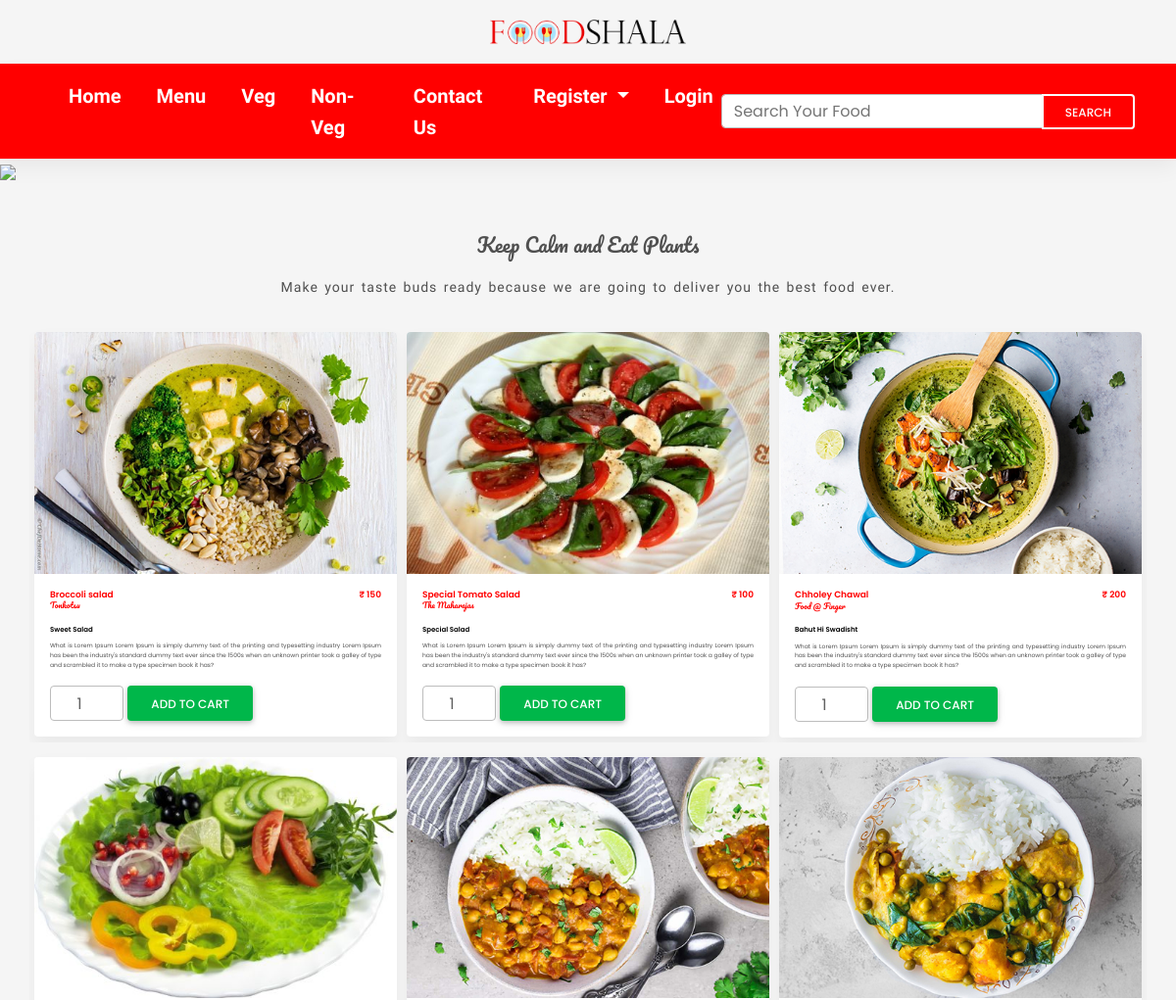
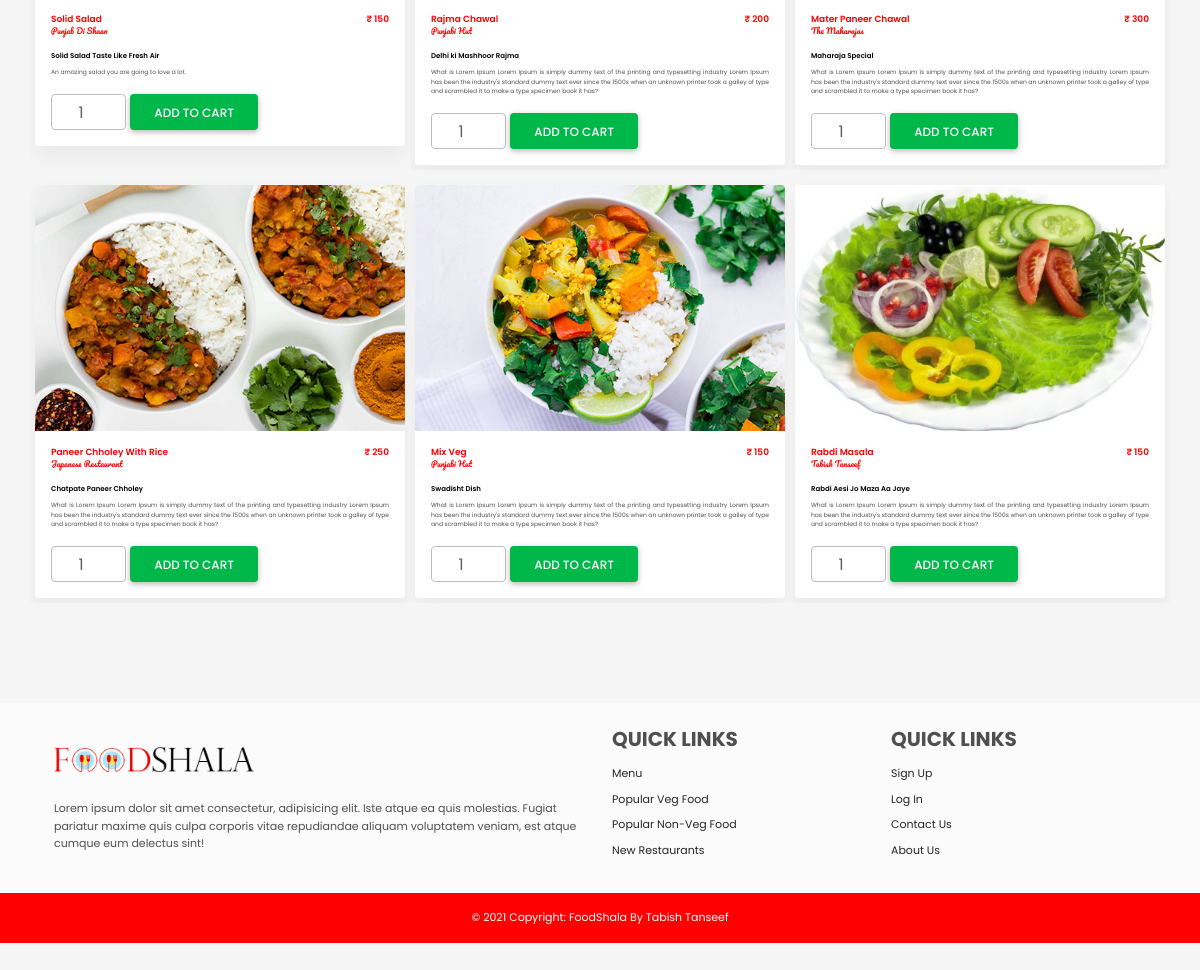
The page /veg.php on the database its author committed (2 pictures, top to bottom).
### tables this page shows
CREATE TABLE `dish` (
  `id` int(11) NOT NULL,
  `name` varchar(50) NOT NULL,
  `category` varchar(20) NOT NULL,
  `price` varchar(10) NOT NULL,
  `qty` int(11) NOT NULL,
  `tagline` varchar(100) NOT NULL,
  `description` text NOT NULL,
  `image` varchar(100) NOT NULL,
  `restaurant_id` int(11) NOT NULL,
  `restaurant_name` varchar(100) NOT NULL
);

### veg.php (the view, shortened to what this page needs)
<?php
include("includes/db.php");
?>
<!DOCTYPE html>
<html lang="en">
  <head>
    <link rel="stylesheet" href="https://use.fontawesome.com/releases/v5.11.2/css/all.css" />
    <link rel="stylesheet" href="css/mdb.min.css" />
    <link rel="stylesheet" href="css/style.css" />
  </head>
  <body>
<?php include('header.php'); ?>
<img src="img/veg-b.jpg" style="width:100%;">
<h1 class="cat">Keep Calm and Eat Plants</h1>
<div class="desc">Make your taste buds ready because we are going to deliver you the best food ever.</div>
<div class="container">
	<div class="row">
	<?php
		$get_attendance="select * from dish where category='veg' order by rand()";
		$run_attendance= mysqli_query($conn, $get_attendance);
		while($row_attendance=mysqli_fetch_array($run_attendance))
		{
			$id = $row_attendance['id'];
			$name = $row_attendance['name'];
			$image = $row_attendance['image'];
			$price = $row_attendance['price'];
			$qty = $row_attendance['qty'];
			$tagline = $row_attendance['tagline'];
			$description = $row_attendance['description'];
			$r_name = $row_attendance['restaurant_name'];
			echo "
			<div class='col-lg-4 col-6 pop' id='cont'>
			<div class='card'>
			  <div class='bg-image hover-overlay ripple' data-ripple-color='light'>
				<img src='img/dish/$image' class='img-fluid' />
				<div class='mask' style='background-color: rgba(251, 251, 251, 0.15)'></div>
			  </div>
			  <div class='card-body'>
				<h5 class='card-title dish-name'>
					<div class='d-flex justify-content-between'>
						$name <span style='display:block; text-align:right;'>&#8377; $price</span>
					</div>
					<div class='d-flex justify-content-start restaurant'>
						$r_name
					</div>
					<div class='d-flex justify-content-start tagline'>
						$tagline
					</div>
				</h5>
				<p class='card-text'>
				  $description
				</p>
				<input id='dish$id' type='number' min='1' max='$qty' class='form-control' value='1' style='text-align:center; width:75px; display:inline;'>
				<button type='button' class='btn btn-success' data-ripple-color='dark' onClick='addtocart($id)'>Add To cart</button>
			  </div>
			</div>
			</div>";
		}
		?>
	</div>
</div>
<?php include('footer.php');?>
  </body>
</html>

### css/style.css (style rules this page uses)
* { margin: 0; padding: 0; box-sizing: border-box; text-decoration: none; outline: none; list-style: none; font-family: 'Poppins', sans-serif; }
body { background:#F5F5F5; margin: 0 0 55px 0; }
.cat { font-family: 'Pacifico', cursive; text-align:center; margin-top:100px; margin-bottom:50px; }
.desc { font-family: 'Sansita Swashed', cursive; text-align:center; font-size:20px; word-spacing: 5px; letter-spacing:1px; margin-top:20px; margin-bottom:50px; }
#cont { overflow: hidden; }
#cont img { display: block; transition: transform .4s; }
.card-title { font-size:20px; color:red; font-family: 'Poppins', sans-serif; font-weight:600; }
.dish-name { font-size:16px; }
.restaurant { font-family: 'Pacifico', cursive; font-weight:400; margin-top:15px; font-size:18px; }
.tagline { margin-top:15px; color:black; font-weight:600; font-size:14px; }
.card-text { font-size:14px; font-family: 'Poppins', sans-serif; text-align:justify; }
.pop { margin-top:10px; padding:5px; }
@media only screen and (orientation: portrait) { .cat { font-family: 'Pacifico', cursive; text-align:center; font-size:20px; margin-top:50px; margin-bottom:20px; } }
@media only screen and (orientation: portrait) { .desc { font-family: 'Sansita Swashed', cursive; text-align:center; font-size:14px; word-spacing: 2px; letter-spacing:1px; margin-top:20px; margin-bottom:20px; } }
@media only screen and (orientation: portrait) { .card-title { font-size:11px; font-family: 'Poppins', sans-serif; font-weight:600; } }
@media only screen and (orientation: portrait) { .card-text { font-size:6px; font-family: 'Poppins', sans-serif; text-align:justify; } }
@media only screen and (orientation: portrait) { .dish-name { font-size:9px; } }
@media only screen and (orientation: portrait) { .restaurant { font-family: 'Pacifico', cursive; font-weight:400; font-size:8px; margin-top:2px; } }
@media only screen and (orientation: portrait) { .tagline { margin-top:15px; color:black; font-weight:600; font-size:7px; } }

### rows shown on the page
dish: image (picture), name "Broccoli salad", price "150", restaurant_name "Tonkotsu", tagline "Sweet Salad", description "What is Lorem Ipsum Lorem Ipsum is simply dummy text of the printing and typesetting industry Lorem Ipsum has been the industry's standard dummy text ever since the 1500s when an unknown printer took a galley of type and scrambled it to make a type specimen book it has?"
dish: image (picture), name "Special Tomato Salad", price "100", restaurant_name "The Maharajas", tagline "Special Salad", description "What is Lorem Ipsum Lorem Ipsum is simply dummy text of the printing and typesetting industry Lorem Ipsum has been the industry's standard dummy text ever since the 1500s when an unknown printer took a galley of type and scrambled it to make a type specimen book it has?"
dish: image (picture), name "Chholey Chawal", price "200", restaurant_name "Food @ Finger", tagline "Bahut Hi Swadisht", description "What is Lorem Ipsum Lorem Ipsum is simply dummy text of the printing and typesetting industry Lorem Ipsum has been the industry's standard dummy text ever since the 1500s when an unknown printer took a galley of type and scrambled it to make a type specimen book it has?"
dish: image (picture), name "Solid Salad", price "150", restaurant_name "Punjab Di Shaan", tagline "Solid Salad Taste Like Fresh Air", description "An amazing salad you are going to love a lot."
dish: image (picture), name "Rajma Chawal", price "200", restaurant_name "Punjabi Hut", tagline "Delhi ki Mashhoor Rajma", description "What is Lorem Ipsum Lorem Ipsum is simply dummy text of the printing and typesetting industry Lorem Ipsum has been the industry's standard dummy text ever since the 1500s when an unknown printer took a galley of type and scrambled it to make a type specimen book it has?"
dish: image (picture), name "Mater Paneer Chawal", price "300", restaurant_name "The Maharajas", tagline "Maharaja Special", description "What is Lorem Ipsum Lorem Ipsum is simply dummy text of the printing and typesetting industry Lorem Ipsum has been the industry's standard dummy text ever since the 1500s when an unknown printer took a galley of type and scrambled it to make a type specimen book it has?"
dish: image (picture), name "Paneer Chholey With Rice", price "250", restaurant_name "Japanese Restaurant", tagline "Chatpate Paneer Chholey", description "What is Lorem Ipsum Lorem Ipsum is simply dummy text of the printing and typesetting industry Lorem Ipsum has been the industry's standard dummy text ever since the 1500s when an unknown printer took a galley of type and scrambled it to make a type specimen book it has?"
dish: image (picture), name "Mix Veg", price "150", restaurant_name "Punjabi Hut", tagline "Swadisht Dish", description "What is Lorem Ipsum Lorem Ipsum is simply dummy text of the printing and typesetting industry Lorem Ipsum has been the industry's standard dummy text ever since the 1500s when an unknown printer took a galley of type and scrambled it to make a type specimen book it has?"
dish: image (picture), name "Rabdi Masala", price "150", restaurant_name "Tabish Tanseef", tagline "Rabdi Aesi Jo Maza Aa Jaye", description "What is Lorem Ipsum Lorem Ipsum is simply dummy text of the printing and typesetting industry Lorem Ipsum has been the industry's standard dummy text ever since the 1500s when an unknown printer took a galley of type and scrambled it to make a type specimen book it has?", id "1"
